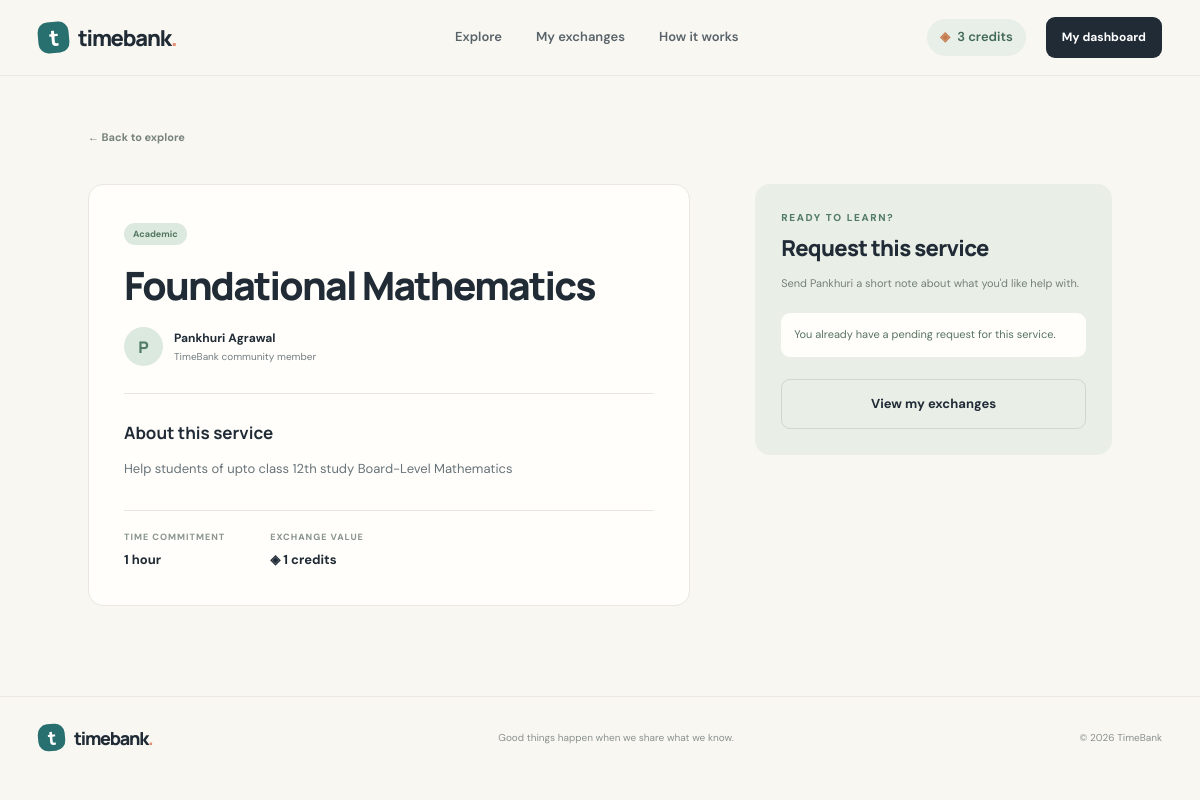
Before: /service/1 (signed in) with the older database file.
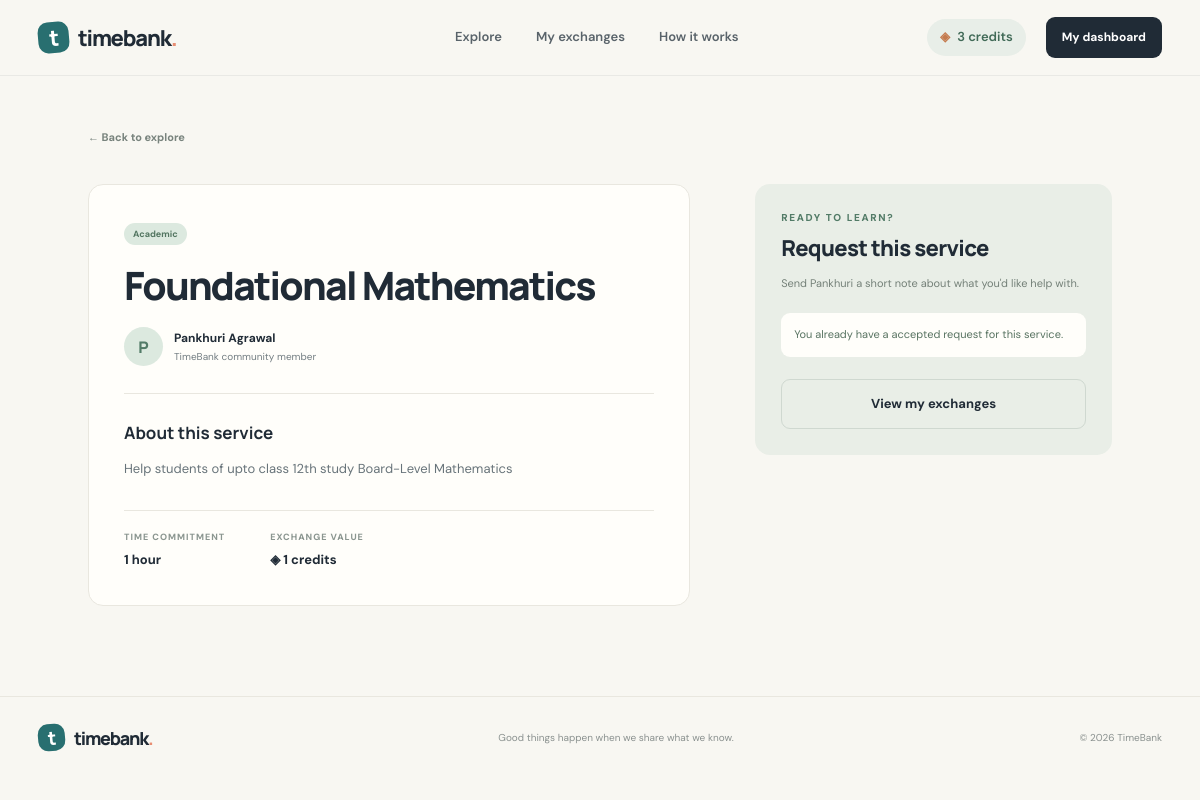
After: the same page with the newer database file.
### models.py (models this page shows)
class ExchangeRequest(db.Model):
    id = db.Column(db.Integer, primary_key=True)
    service_id = db.Column(db.Integer, db.ForeignKey("service.id"), nullable=False)
    requester_id = db.Column(db.Integer, db.ForeignKey("user.id"), nullable=False)
    provider_id = db.Column(db.Integer, db.ForeignKey("user.id"), nullable=False)
    message = db.Column(db.Text, nullable=False)
    status = db.Column(db.String(20), nullable=False, default="pending")
    created_at = db.Column(db.DateTime, default=datetime.utcnow)
    service = db.relationship("Service", backref="exchange_requests")
    requester = db.relationship("User", foreign_keys=[requester_id])
    provider = db.relationship("User", foreign_keys=[provider_id])

### app.py (the view)
@app.route("/service/<int:service_id>")
def service_detail(service_id):
    service = db.get_or_404(Service, service_id)
    if not service.is_active:
        abort(404)
    existing_request = None
    if current_user.is_authenticated:
        existing_request = ExchangeRequest.query.filter(
            ExchangeRequest.service_id == service.id,
            ExchangeRequest.requester_id == current_user.id,
            ExchangeRequest.status.in_(["pending", "accepted"])
        ).first()
    return render_template(
        "service_detail.html",
        service=service,
        existing_request=existing_request
    )

### app.py (called while the page is built)
@login_manager.user_loader
def load_user(user_id):
    return db.session.get(User, int(user_id))

### templates/service_detail.html (shortened to what this page needs)
{% extends "base.html" %}
{% block content %}
<section class="detail-page">
  <a class="back-link" href="{{ url_for('explore') }}">← Back to explore</a>
  <div class="detail-layout">
    <article class="detail-main">
      <span class="category-tag">{{ service.category }}</span>
      <h1>{{ service.title }}</h1>
      <div class="detail-provider"><span class="provider-avatar">{{ service.owner.name[:1]|upper }}</span><span><b>{{ service.owner.name }}</b><small>{{ service.owner.location or 'TimeBank community member' }}</small></span></div>
      <div class="detail-divider"></div>
      <h2>About this service</h2>
      <p class="detail-description">{{ service.description }}</p>
      <div class="detail-facts"><div><span>TIME COMMITMENT</span><b>{{ service.duration_hours }} hour{% if service.duration_hours != 1 %}s{% endif %}</b></div><div><span>EXCHANGE VALUE</span><b>◈ {{ service.duration_hours }} credits</b></div></div>
    </article>
    <aside class="request-card">
      <div class="eyebrow">READY TO LEARN?</div>
      <h2>Request this service</h2>
      <p>Send {{ service.owner.name.split()[0] }} a short note about what you'd like help with.</p>
      {% if not current_user.is_authenticated %}
        <a class="button button-dark button-full" href="{{ url_for('login', next=url_for('service_detail', service_id=service.id)) }}">Log in to request</a>
        <p class="request-footnote">New to TimeBank? <a href="{{ url_for('signup') }}">Create an account</a>.</p>
      {% elif current_user.id == service.owner_id %}
        <div class="inline-notice">This is your service listing. You can manage it from your dashboard.</div>
      {% elif existing_request %}
        <div class="inline-notice">You already have a {{ existing_request.status }} request for this service.</div>
        <a class="button button-outline button-full" href="{{ url_for('exchanges') }}">View my exchanges</a>
      {% endif %}
    </aside>
  </div>
</section>
{% endblock %}

Changed rows visible on the page:
changed ExchangeRequest: status "pending" → "accepted"
